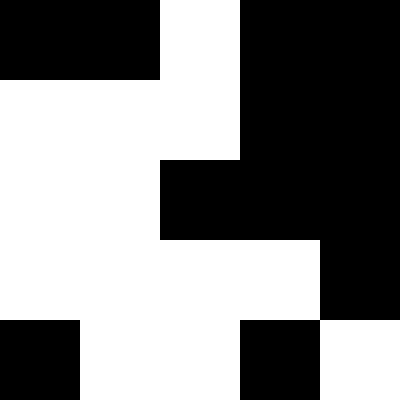
#> input picture images/random_image.png, 400 x 400 px
$ jupyter execute ConstantAreaCoding.ipynb
#> lines starting #> are read from the running program, lines starting #| are printed output that depends on the picture; after the words box and inside, x2 and y2 are one past the last pixel; in counts of white or black regions, pixels touching at a corner belong together
[cell 1]
import cv2 as cv
import numpy as np
import matplotlib.pyplot as plt
import random
import operator
from termcolor import colored

[cell 2]
# [24 lines of commented-out code are left out]

[cell 3]
im_gray = cv.imread('images/random_image.png', cv.IMREAD_GRAYSCALE)
#> im_gray: shape (400, 400); 52% white; 3 black regions, box (x1, y1, x2, y2) and area: (160, 0, 400, 400) 57600, (0, 0, 160, 80) 12800, (0, 320, 80, 400) 6400
im_gray = cv.imread('images/random_image2.png', cv.IMREAD_GRAYSCALE)
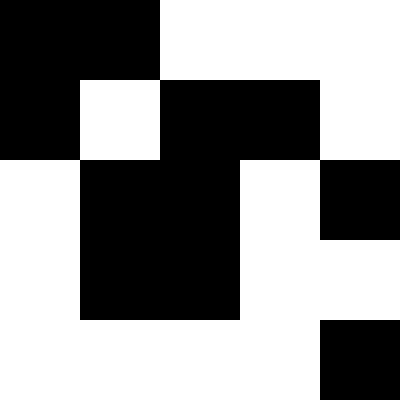
#> input picture images/random_image2.png, 400 x 400 px
#> im_gray: shape (400, 400); 56% white; 2 black regions, box (x1, y1, x2, y2) and area: (0, 0, 400, 320) 64000, (320, 320, 400, 400) 6400
im_gray = cv.imread('images/random_image3.png', cv.IMREAD_GRAYSCALE)
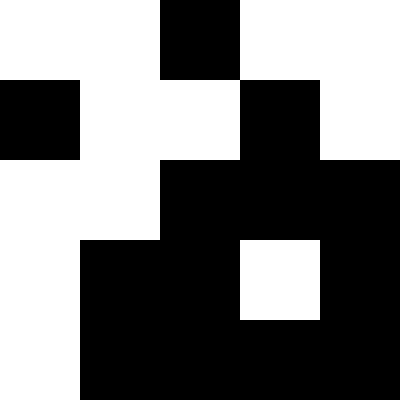
#> input picture images/random_image3.png, 400 x 400 px
#> im_gray: shape (400, 400); 48% white; 2 white regions, box (x1, y1, x2, y2) and area: (0, 0, 400, 400) 70400, (240, 240, 320, 320) 6400

im_gray = cv.imread('images/shehab.png', cv.IMREAD_GRAYSCALE)
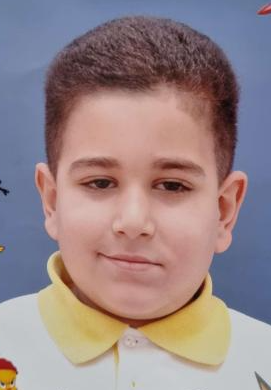
#> input picture images/shehab.png, 271 x 390 px
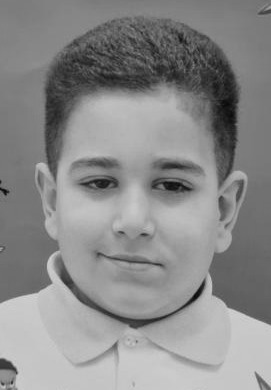
#> im_gray: shape (390, 271); min 7, max 213, mean 138.4

# im_gray = cv.imread('images/longcat.jpg', cv.IMREAD_GRAYSCALE)


thresh =130
im_bw = cv.threshold(im_gray, thresh, 1, cv.THRESH_BINARY)[1]
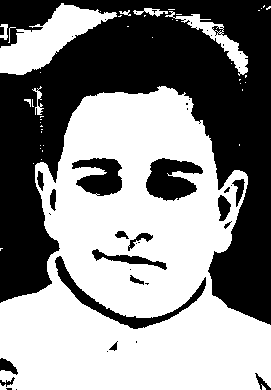
#> im_bw: shape (390, 271); values 0 (black) and 1 (white), 54% white; 42 black regions (24 under 20 px), largest, box (x1, y1, x2, y2) and area: (0, 0, 271, 325) 42499, (146, 158, 203, 201) 1596, (55, 256, 206, 329) 1491

plt.imshow(im_bw, cmap='gray')
plt.axis('off')
plt.show()
print(im_bw.shape)
#| (390, 271)

[cell 4]
def decimalToBinary(n):
    return bin(n).replace("0b", "")

def binaryTodecimal(n):
    decimal = 0
    power = 1
    while n>0:
        rem = n%10
        n = n//10
        decimal += rem*power
        power = power*2

    return decimal

def calc_factors(dimension):
    n_factors = []
    for i in range(1, dimension + 1):
        if dimension % i == 0:
            n_factors.append(i)

    if 0 in n_factors:
        n_factors.remove(0)

    n = random.choice(n_factors)

    return n

def check(dimension):
    n_factors = []
    for i in range(1, dimension + 1):
        if dimension % i == 0:
            n_factors.append(i)
    return n_factors

# print(decimalToBinary(8))
class Window:
    def __init__(self,p,q):
#> called with p = 0, q = 0
        self.p=p
        self.q=q
        self.fitness=0
        self.bits=[]
    def get_size(self):
        print(self.p,self.q)

class CAC:
    population=[]
    fittest=Window(0,0)

    def __init__(self,population_size,img):
#> called with population_size = 100
        self.population_size=population_size
        self.img=img
        self.generate_population()

        self.select_parents()
        ctr=0
        while(ctr<10):

            parent_1=self.select_parents()
            parent_2=self.select_parents()

            child_1,child_2 = self.crossover(parent_1,parent_2)

            self.population.append(child_1)
            self.population.append(child_2)


            self.population.sort(key=lambda x:x.fitness,reverse=True)

            if(self.population[0].fitness == self.fittest.fitness):
                ctr=ctr+1
            elif(self.population[0].fitness > self.fittest.fitness):
                self.fittest = self.population[0]
            else:
                ctr=0
        print(colored("Optimal window size PxQ:","red"),self.fittest.p,"X",self.fittest.q,sep=' ')
#| Optimal window size PxQ: 390 X 1
        print(colored("Compression ratio:","light_blue"),'%.2f'%self.fittest.fitness)
#| Compression ratio: 158.22
        print(colored("Relative data redundancy:","light_green"),'%.2f'%(1/self.fittest.fitness))
#| Relative data redundancy: 0.01
        print(colored("Compressed image:","cyan"),self.test(self.fittest))
        # print(self.fittest.bits)


    def test(self,window):
        p=window.p
        q=window.q
        blocks = {'B':0,'W':0,'M':0}
        for i in range(0, self.img.shape[1] - q + 1, q):
            for j in range(0, self.img.shape[0] - p + 1, p):
                window = im_bw[i:i+q, j:j+p]
                if(np.sum(window)==0):
                    blocks['B']=blocks['B']+1
                elif(np.sum(window)==(p*q)):
                    blocks['W']=blocks['W']+1
                else:
                    blocks['M']=blocks['M']+1
        return blocks

    def generate_population(self):
        for _ in range(self.population_size):

            p=calc_factors(self.img.shape[0])
            q=calc_factors(self.img.shape[1])

            new_window=Window(p, q)
            blocks=self.assign_blocks(new_window)
            self.fitness(new_window,blocks)
            self.population.append(new_window)

    def assign_blocks(self,window_obj):
        p=window_obj.p
        q=window_obj.q
        blocks = {'B':0,'W':0,'M':0}
        for i in range(0, self.img.shape[1] - q + 1, q):
            for j in range(0, self.img.shape[0] - p + 1, p):
                # bits=[]
                window = im_bw[i:i+q, j:j+p]

                if(np.sum(window)==0):
                    blocks['B']=blocks['B']+1
                    # bits.append('B')
                elif(np.sum(window)==(p*q)):
                    blocks['W']=blocks['W']+1
                    # bits.append('W')
                else:
                    blocks['M']=blocks['M']+1
                    # bits.append("M" + np.array2string(window, prefix="[M", suffix="]").replace('\n', ''))
                # window_obj.bits.append(bits)


        return blocks

    def fitness(self,window,blocks):
        highest_value_key=max(blocks.items(), key=operator.itemgetter(1))[0]
        arr=[]
        for obj in blocks:
            if(obj==highest_value_key and obj):
                arr.append(blocks[obj])
            else:
                arr.append(blocks[obj]*2)

            if (obj=='M' and blocks.get('M') != 0):
                arr.append(window.p*window.q)


        n1=(self.img.shape[0])*(self.img.shape[1])
        n2=sum(arr)

        fitness_val = (n1) / (n2)

        window.fitness=fitness_val
        if(fitness_val>self.fittest.fitness):
            self.fittest=window


    def select_parents(self):
        tournament_size = 3
        tournament = random.sample(self.population, tournament_size)
        return max(tournament, key=lambda obj: obj.fitness)


    def crossover(self, parent1, parent2):
        parent_1_binary_p = decimalToBinary(parent1.p)
        parent_1_binary_q = decimalToBinary(parent1.q)
        parent_2_binary_p = decimalToBinary(parent2.p)
        parent_2_binary_q = decimalToBinary(parent2.q)

        parent1 = str(parent_1_binary_p) + str(parent_1_binary_q)
        parent2 = str(parent_2_binary_p) + str(parent_2_binary_q)

        split_point = random.randint(1, len(parent1) - 1)
        child1 = parent1[:split_point] + parent2[split_point:]
        child2 = parent2[:split_point] + parent1[split_point:]

        child1 = self.mutation(child1)
        child2 = self.mutation(child2)

        child_1_obj = Window(0, 0)
        child_2_obj = Window(0, 0)

        child_1_obj.p = int(child1[:len(child1)], 2)
        child_1_obj.q = int(child1[len(child1)-1:], 2)
        child_2_obj.p = int(child2[:len(child2)], 2)
        child_2_obj.q = int(child2[len(child2)-1:], 2)

        if child_1_obj.p not in check(self.img.shape[0]):
            child_1_obj.p = calc_factors(self.img.shape[0])
        if child_1_obj.q not in check(self.img.shape[1]):
            child_1_obj.q = calc_factors(self.img.shape[1])

        if child_2_obj.p not in check(self.img.shape[0]):
            child_2_obj.p = calc_factors(self.img.shape[0])
        if child_2_obj.q not in check(self.img.shape[1]):
            child_2_obj.q = calc_factors(self.img.shape[1])

        b_1 = self.assign_blocks(child_1_obj)
        self.fitness(child_1_obj, b_1)

        b_2 = self.assign_blocks(child_2_obj)
        self.fitness(child_2_obj, b_2)

        return child_1_obj, child_2_obj


    def mutation(self,individual):
        chromosome = list(str(individual))
        if random.random() < 0.1:
            index = random.randint(0, len(chromosome) - 1)
            if (chromosome[index]):
                chromosome[index]='0'
            else:
                chromosome[index]='1'
        individual = str(''.join(chromosome))
        return individual

[cell 5]
myObj=CAC(100,im_bw)
#| Compressed image: {'B': 7, 'W': 0, 'M': 264}
